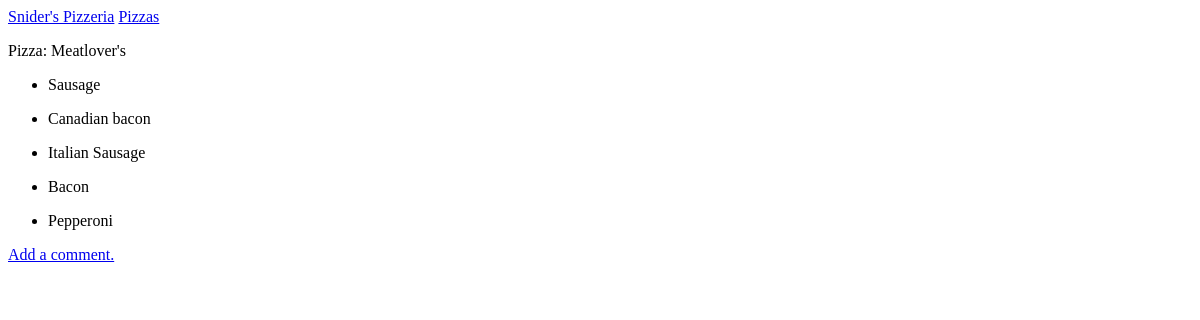
The page /pizzas/2/ on the database as committed earlier.
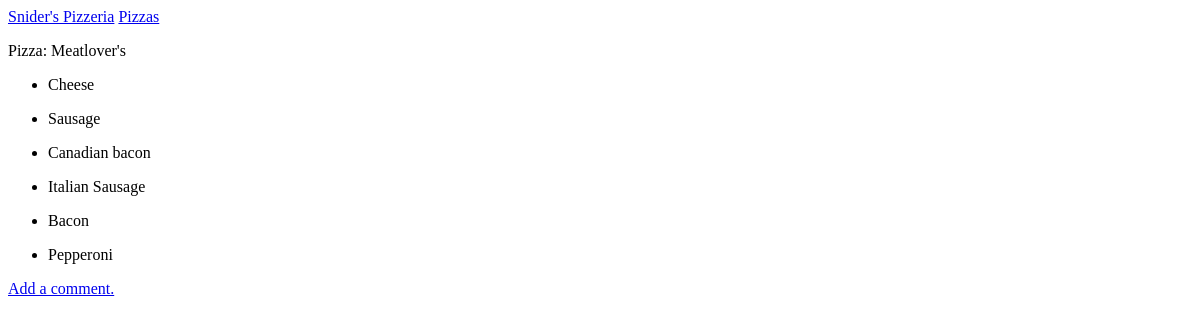
The same page on the database as committed later.
### pizzas/models.py (models this page shows, shortened)
class Pizza(models.Model):
    name = models.CharField(max_length=100)
    date_added = models.DateTimeField(auto_now_add=True)
    def __str__(self):
        return self.name

class Topping(models.Model):
    pizza = models.ForeignKey(Pizza, on_delete=models.CASCADE)
    name = models.CharField(max_length=50)
    date_added = models.DateTimeField(auto_now_add=True)

### pizzas/views.py (the view)
# urls.py: path('pizzas/<int:pizza_id>/', views.pizza, name='pizza'),
def pizza(request, pizza_id):
    pizza = Pizza.objects.get(id=pizza_id)
    toppings = pizza.topping_set.order_by('-date_added') # minus sign sets it in descending order
    context = {'pizza':pizza, 'toppings':toppings}
    return render(request, 'pizzas/pizza.html', context)

### pizzas/templates/pizzas/pizza.html
{% extends "pizzas/base.html" %}
{% block content %}
    <p>Pizza: {{ pizza }} </p>
    <ul>
        {% for topping in toppings %}
        <li>
            <p> {{ topping.name|linebreaks }} </p>
        </li>
        {% empty %}
         <li> Sorry, there are no toppings for this pizza at the moment!</li>
        {% endfor %}
    </ul>
    <p>
        <a href="{% url 'pizzas:comment' pizza.id %}">Add a comment.</a>
    </p>
{% endblock content %}

### pizzas/templates/pizzas/base.html
<p>
<a href="{% url 'pizzas:index' %}">Snider's Pizzeria</a>
<a href="{% url 'pizzas:pizzas' %}">Pizzas</a>
</p>
{% block content %}
{% endblock content %}

Rows that differ between the two databases and show on the page:
added Topping: name "Cheese"
